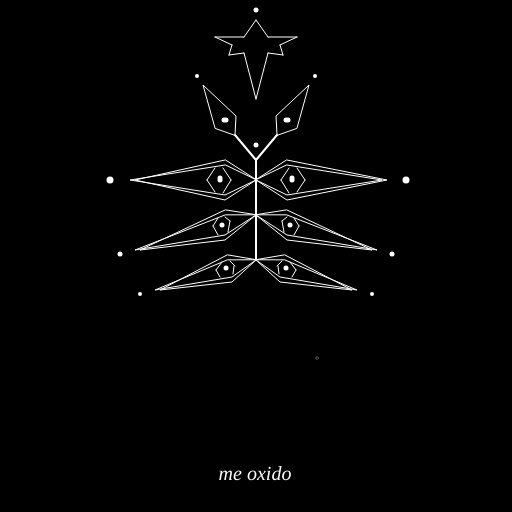
Frame 1 (no input)
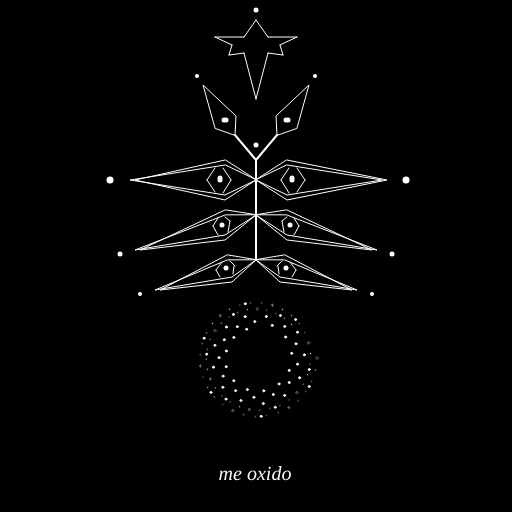
Frame 60 (no input)
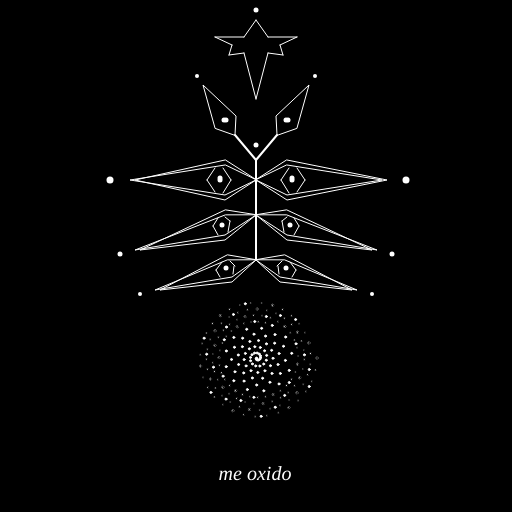
Frame 120 (the mouse pressed at the canvas centre since frame 60)

The p5.js sketch that drew these frames (run headless with seeded random() and noise() and a simulated clock; from frame 60 on, the mouse is pressed at the canvas centre):

// p5.js sketch
// ── sketch.js
var randomtxt = [
  "te oxido",
  "corazón - de - cenizas",
  "corazón -de -paloma",
  "piedra - de - sangre",
  "te extraño",
  "voyage au bout du rouge",
  "los - faros - me - llevan",
  "me oxido",
  "diablo corazón",
  "rojo amapola",
  "corazón pórfido",
];
var angulo = 0.0;
var desplazamientox = 257;
var desplazamientoy = 358;
var escalar = 60;
var velocidad = 0.5;
var angulo2 = 0.0;
var desplazamientox2 = 257;
var desplazamientoy2 = 358;
var escalar2 = 60;
var velocidad2 = 0.2;

function setup() {
  createCanvas(512, 512);
  background(0);
  //angleMode(DEGREES);
  stroke(256);
  strokeWeight(2);
  line(256, 160, 256, 260);
  line(256, 160, 235, 135);
  line(256, 160, 277, 135);

  //LADO IZQUIERDO OJOS
  //primer ojo
  noFill();
  strokeWeight(1);
  quad(225, 165, 130, 180, 225, 195, 256, 180);
  quad(225, 160, 135, 180, 225, 200, 256, 180);
  line(215, 168, 207, 180);
  line(207, 180, 215, 192);
  line(223, 168, 231, 180);
  line(231, 180, 223, 193);
  strokeWeight(5);
  point(220, 178);
  point(220, 180);
  //segundo ojo
  strokeWeight(1);
  quad(225, 210, 140, 250, 225, 240, 256, 215);
  quad(225, 215, 135, 250, 225, 235, 256, 215);
  line(218, 218, 213, 226);
  line(213, 226, 218, 235);
  line(225, 217, 230, 221);
  line(230, 221, 228, 232);
  strokeWeight(5);
  point(222, 225);
  //tercerojo
  strokeWeight(1);
  quad(227, 255, 160, 290, 232, 282, 256, 260);
  quad(227, 260, 155, 290, 232, 277, 256, 260);
  line(222, 262, 216, 270);
  line(216, 270, 220, 277);
  line(230, 261, 235, 266);
  line(234, 266, 233, 274);
  strokeWeight(5);
  point(226, 268);
  //otros ojitos
  strokeWeight(1);
  quad(215, 128, 203, 85, 236, 116, 235, 135);
  strokeWeight(5);
  point(226, 120);
  point(224, 120);

  //LADO DERECHO OJOS
  strokeWeight(1);
  quad(287, 165, 382, 180, 287, 195, 256, 180);
  quad(287, 160, 387, 180, 287, 200, 256, 180);
  line(297, 168, 305, 180);
  line(305, 180, 297, 192);
  line(289, 168, 281, 180);
  line(281, 180, 289, 193);
  strokeWeight(5);
  point(292, 178);
  point(292, 180);
  //segundo ojo
  strokeWeight(1);
  quad(287, 210, 372, 250, 287, 240, 256, 215);
  quad(287, 215, 377, 250, 287, 235, 256, 215);
  line(294, 218, 299, 226);
  line(299, 226, 294, 235);
  line(287, 217, 282, 221);
  line(282, 221, 284, 232);
  strokeWeight(5);
  point(290, 225);
  //tercerojo
  strokeWeight(1);
  quad(285, 255, 352, 290, 280, 282, 256, 260);
  quad(285, 260, 357, 290, 280, 277, 256, 260);
  line(290, 262, 296, 270);
  line(296, 270, 292, 277);
  line(282, 261, 277, 266);
  line(278, 266, 279, 274);
  strokeWeight(5);
  point(286, 268);
  //otros ojitos
  strokeWeight(1);
  quad(297, 128, 309, 85, 276, 116, 277, 135);
  strokeWeight(5);
  point(286, 120);
  point(288, 120);
  
  //ESTRELLA
  strokeWeight(1);
  //lado izquierdo
  line(256,20,244,37);
  line(244,37,215,37);
  line(215,37,232,45);
  line(232,45,229,55);
  line(229,55,244,53);
  line(244,53,256,99);
  //lado derecho
  line(256,20,268,37);
  line(268,37,297,37);
  line(297,37,280,45);
  line(280,45,283,55);
  line(283,55,268,53);
  line(268,53,256,99);
  
  //PUNTITOS
  strokeWeight(7);
  point(110,180);
  point(406,180);
  strokeWeight(5); 
  point(120,254);
  point(392,254);
  point(256,10);
  point(256,145);
  strokeWeight(4);
  point(140,294);
  point(372,294);
  point(197,76);
  point(315,76);
  
  //TEXTO
  fill(256)
  textAlign(CENTER);
  textStyle(ITALIC);
   textFont('Space Mono');
   strokeWeight(0)
   textSize(20);
  text(random(randomtxt),255,480);
}

function draw() {
  stroke(256);
  strokeWeight(1);
  if (escalar > 0){ 
  var x = desplazamientox + cos(angulo) * escalar;
  var y = desplazamientoy + sin(angulo) * escalar;
  ellipse(x, y, 2, 2);
  angulo += velocidad;
  escalar -= velocidad;
  }
    stroke(0);
   if (escalar2 > 0){ 
  var x = desplazamientox2 + cos(angulo2) * escalar2;
  var y = desplazamientoy2 + sin(angulo2) * escalar2;
  ellipse(x, y, 2, 2);
  angulo2 += velocidad2;
  escalar2 -= velocidad2;
  }
 
  
  console.log(escalar)
}
